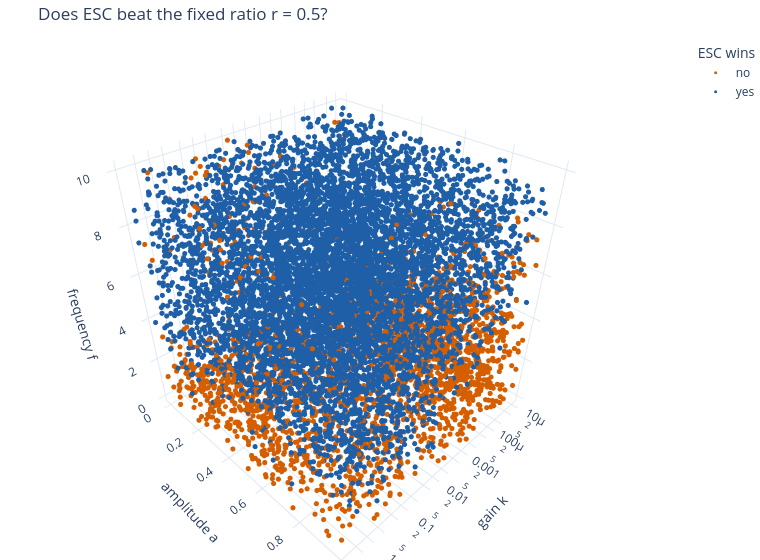

The cell this chart's notebook holds for it:
### Markdown cell above
#### Added plots (does ESC beat the fixed ratio; gain on a logarithmic axis)

### Code cell
esc.scatter3d(df, 'choose_ESC', discrete=True, sample=10000, title='Does ESC beat the fixed ratio r = 0.5?').show()

### Figure 1 — Plotly figure (JSON) as saved in the notebook; plotly's stock layout.template omitted (floating-point values rounded to 4 significant figures; data arrays with more than 128 entries replaced by an {"elided": "..."} marker saying what was removed)
{"data": [{"hovertemplate": "ESC wins=no<br>gain k=%{x}<br>amplitude a=%{y}<br>frequency f=%{z}<extra></extra>", "legendgroup": "no", "marker": {"color": "#d55e00", "size": 3, "symbol": "circle"}, "mode": "markers", "name": "no", "scene": "scene", "showlegend": true, "type": "scatter3d", "x": {"elided": "2530 float values"}, "y": {"elided": "2530 float values"}, "z": {"elided": "2530 float values"}}, {"hovertemplate": "ESC wins=yes<br>gain k=%{x}<br>amplitude a=%{y}<br>frequency f=%{z}<extra></extra>", "legendgroup": "yes", "marker": {"color": "#1f5fa8", "size": 3, "symbol": "circle"}, "mode": "markers", "name": "yes", "scene": "scene", "showlegend": true, "type": "scatter3d", "x": {"elided": "7470 float values"}, "y": {"elided": "7470 float values"}, "z": {"elided": "7470 float values"}}], "layout": {"height": 560, "legend": {"title": {"text": "ESC wins"}, "tracegroupgap": 0}, "margin": {"b": 0, "l": 0, "r": 0, "t": 40}, "scene": {"domain": {"x": [0, 1], "y": [0, 1]}, "xaxis": {"title": {"text": "gain k"}, "type": "log"}, "yaxis": {"title": {"text": "amplitude a"}}, "zaxis": {"title": {"text": "frequency f"}}}, "title": {"text": "Does ESC beat the fixed ratio r = 0.5?"}, "width": 760}}
